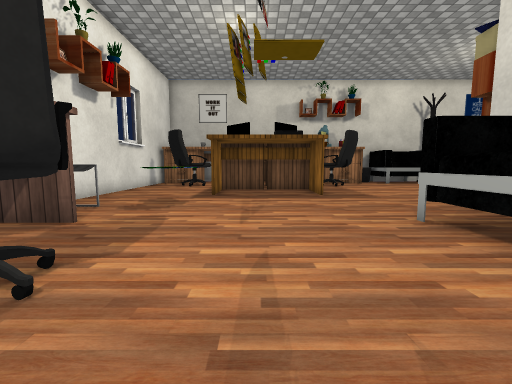
View 1 (above)

16 first-person views from a walk through a Unity game level. The camera is 0.59 m above the floor, tilts 6° down and sees 90° across. The floor is counted in squares, 0.5 m on a side. Each view is taken from the middle of a square. On the plan, view 1 faces up. The plan holds only what a view shows up to about 12 squares ahead; the rest is blank. Some animated figures are not drawn. Some surface patterns are stand-ins.

View 2
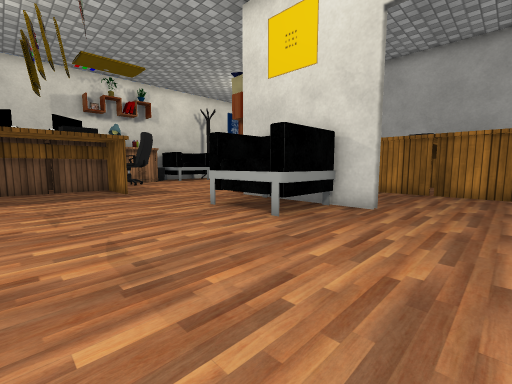

View 3
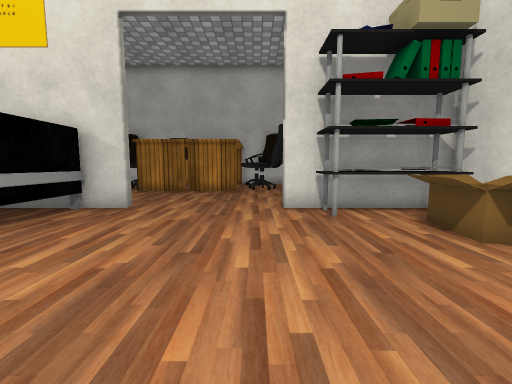

View 4
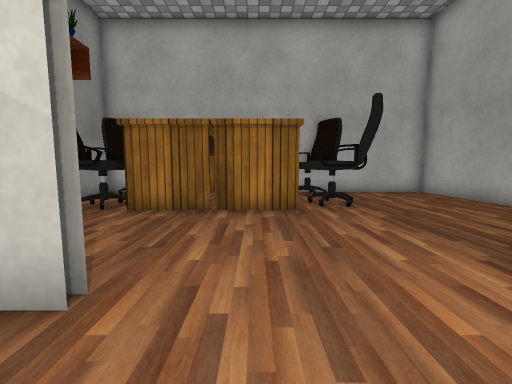

View 5
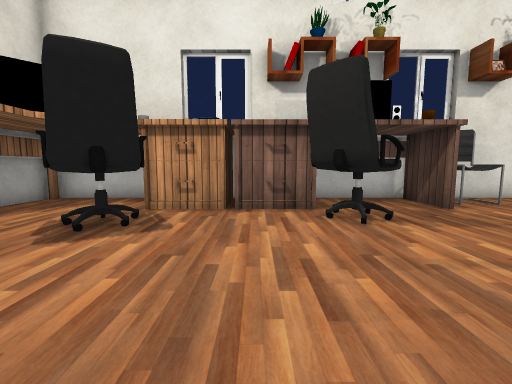

View 6
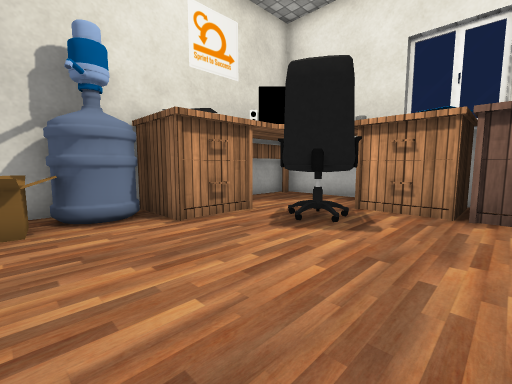

View 7
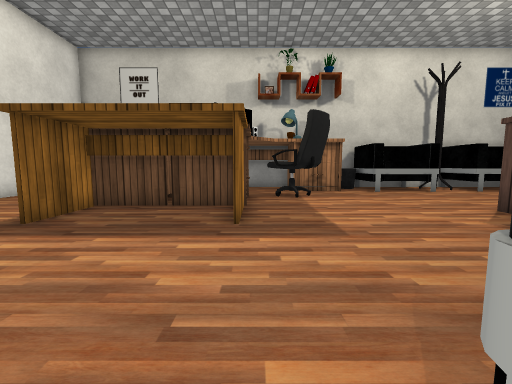

View 8
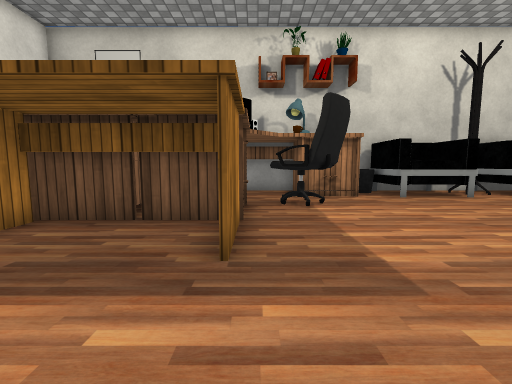

View 9
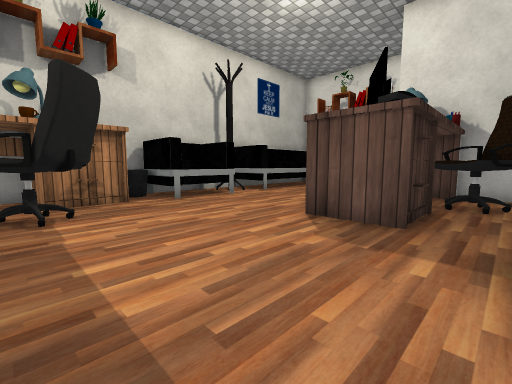

View 10
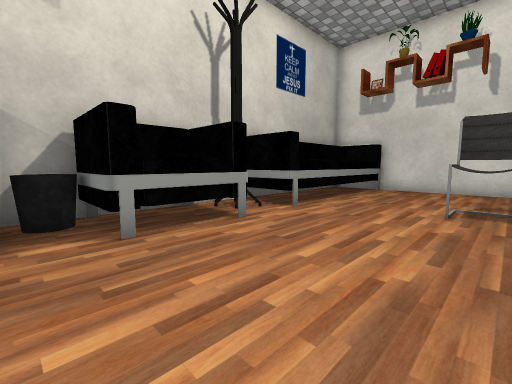

View 11
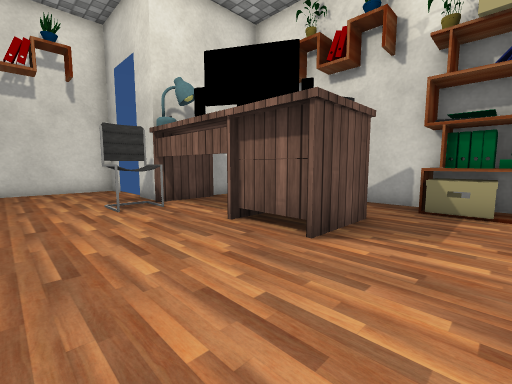

View 12
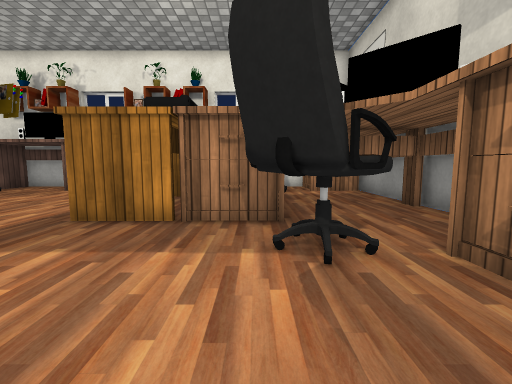

View 13
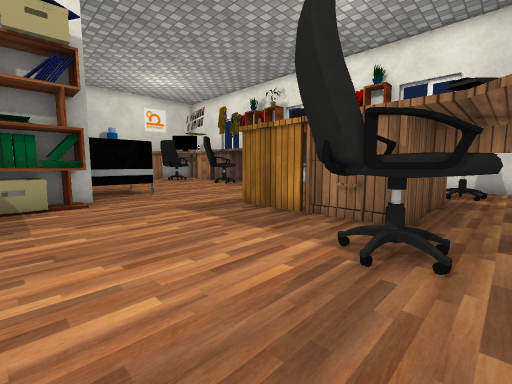

View 14
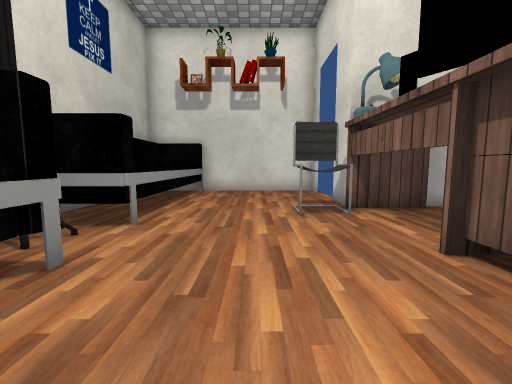

View 15
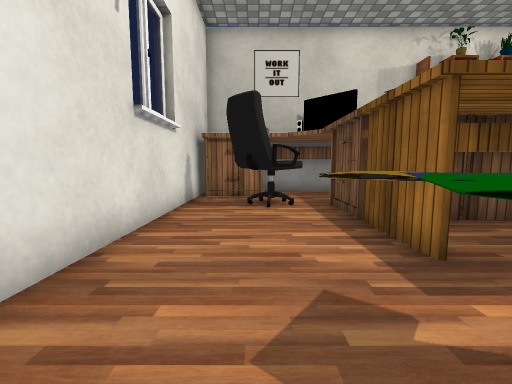

View 16
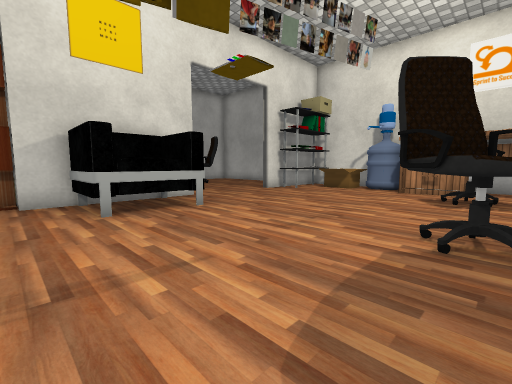

### Floor plan
Key: @ floor where view 1 was taken; # wall or solid block; . floor; = window, fence, low wall or low ledge; O other object.
Columns run from 6 left of view 1 to 20 right of it. Each row starts with its distance up from view 1.
 19   ####################
 18 # O...OO...O OO   OO
 17 #OO...OO...OOOO   .OOOOOOO#
 16 #.  ..OO..O....OOO........#
 15 #OOO.OOOO.OO..............#
 14 #OOOO O  OOO..............#
 13 #...OOOOOO..........OO....#
 12 #...OOOOOO..........OO....#
 11 #...O....O.....OOOOOOO#   #
 10 #..=O....O.....O O.O.O
  9 #..#O...........O.OOO#
  8 #..OO........OO...OOO#
  7 #O..........OOOO#   ##
  6 #O..........#       O#
  5 #OO.......OO#    OO OO
  4 #.........O #  ..OO
  3 #..OO.....OO# ...O
  2 #. OO.......#....O
  1   OOO............OO
  0   O...@..........O
 -1   O..............O.
 -2   O.O............OO OO
 -3  OOOOO......#....OO.OO
 -4 #.. O...... # .......#
 -5 #...OOO..OO #  ......#
 -6 #...O OOOOOO#   .....#
 -7 #OOOO OOOOOO#    #####

Positions as (right, up) in squares from view 1, and headings:
1: (0, 0), facing up
2: (-1, -1), facing up-right
3: (-1, -2), facing right
4: (4, 0), facing right
5: (3, 0), facing left
6: (3, 0), facing down-left
7: (3, 5), facing up
8: (3, 7), facing up
9: (4, 8), facing up-right
10: (7, 12), facing up-right
11: (7, 15), facing down-right
12: (8, 14), facing left
13: (8, 16), facing down-left
14: (8, 14), facing right
15: (-4, 7), facing up
16: (-3, 7), facing down-right
